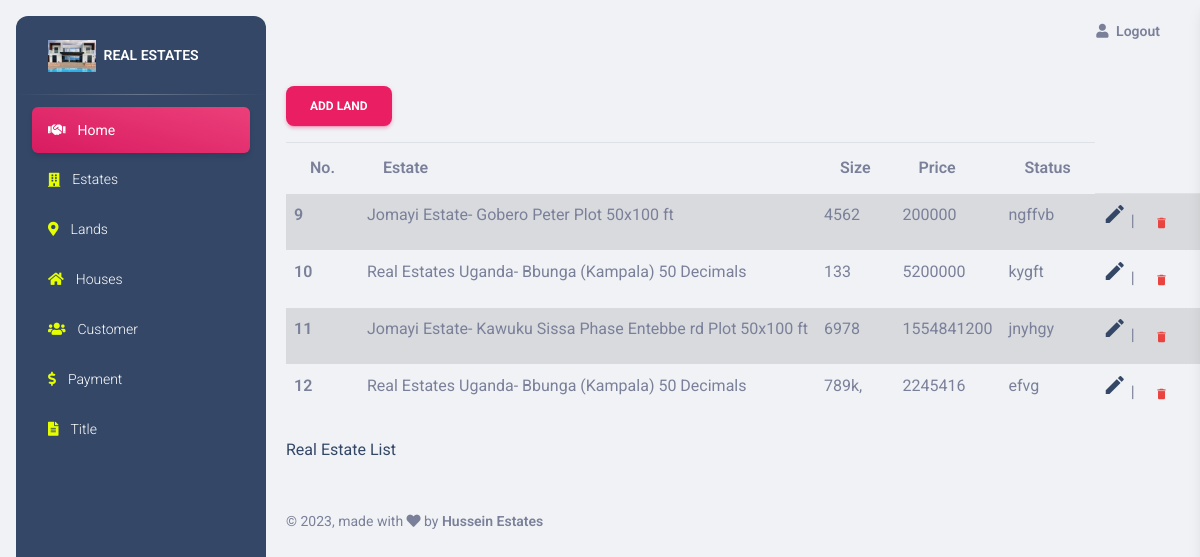
/add_land/ (signed in), run on the app's committed database.
### realestate/models.py (models this page shows, shortened)
class Land(models.Model):
    estate = models.ForeignKey(Estate, on_delete=models.CASCADE)
    size = models.CharField(max_length=20)
    price = models.IntegerField()
    statu = models.CharField(max_length=30)

class Estate(models.Model):
    name = models.CharField(max_length=20)
    location = models.CharField(max_length=30)
    description = models.CharField(max_length=30)
    def __str__(self):
        return f'''{self.name}-
        {self.location}
        {self.description}'''

### realestate/views.py (the view)
# urls.py: path('add_land/', add_land_view, name='add_land_page'),
@login_required
def add_land_view(request):
    message = ''
    if request.method == "POST":
        land_form = LandForm(request.POST)
        if land_form.is_valid():
            land_form.save()
            messages.success(request, "Land Added Successfully")
    else:
        land_form = LandForm()
    lands = Land.objects.all()
    context = {
        'form':land_form,
        'msg': message,
        'land': lands
    }
    return render(request, "add_land.html", context)

### realestate/templates/add_land.html (shortened to what this page needs)
{% extends './main.html' %}
{% load static %}
{% load crispy_forms_tags %}
{% block content %}
<link rel="stylesheet" href="https://cdnjs.cloudflare.com/ajax/libs/font-awesome/5.15.4/css/all.min.css" />
<div class="container">
    <form method="post" enctype="multipart/form-data">
        <button type="button" class="btn btn-primary"data-bs-toggle="modal" data-bs-target="#exampleModal">
            Add Land
          </button></a>
    </form>
            <table class="table table-striped">
                <thead>
                    <tr>
                        <th scope="col">No.</th>
                        <th scope="col">Estate</th>
                        <th scope="col">Size</th>
                        <th scope="col">Price</th>
                        <th scope="col">Status</th>
                    </tr>
                </thead>
                <tbody>
                    {% for land in land %}
                        <tr>
                            <th scope="row">{{land.id}}</th>
                            <td>{{land.estate}}</td>
                            <td>{{land.size}}</td>
                            <td>{{land.price}}</td>
                            <td>{{land.statu}}</td>
                            <td>
                                <a href="{% url 'edit_land_page' land.id %}"><i class="material-icons ms-auto text-dark cursor-pointer fa-bounce" data-bs-toggle="tooltip" data-bs-placement="top" title="Edit Card">edit</i></a> |
                                <a class="btn btn-link text-danger text-gradient px-3 mb-0" href="{% url 'delete_land_page' land.id %}">
                                <i onclick="return confirm('Are you sure you want to delete this Land?')"class="material-icons text-sm me-2">delete</i></a>
                            </td>
                        </tr>
                    {% endfor %}
                </tbody>
            </table>
        </div>
    </div>
            <a href="{% url 'realestate_list_page' %}">Real Estate List</a>
    {% endblock content %}

### realestate/templates/main.html (shortened to what this page needs)
<!DOCTYPE html>
<html lang="en">
{% load static %}
{% load crispy_forms_tags %}
<head>
  <link rel="stylesheet" href="https://cdnjs.cloudflare.com/ajax/libs/font-awesome/5.15.3/css/all.min.css">
  <link rel="stylesheet" href="node_modules/bootstrap/dist/css/bootstrap.min.css">
  <link rel="stylesheet" href="https://cdn.jsdelivr.net/npm/bootstrap@5.3.0/dist/css/bootstrap.min.css">
  <link href="static/assets/css/nucleo-icons.css" rel="stylesheet" />
  <link href="static/assets/css/nucleo-svg.css" rel="stylesheet" />
  <link id="pagestyle" href="{% static '/assets/css/material-dashboard.css'%}" rel="stylesheet" />
</head>
<body class="g-sidenav-show  bg-gray-200">
  <aside class="sidenav navbar navbar-vertical navbar-expand-xs border-0 border-radius-xl my-3 fixed-start ms-3 bg-dark" id="sidenav-main">
    <div class="sidenav-header">
      <a class="navbar-brand m-0" href="{%  url 'realestate_list_page' %}">
        <img src="{% static '/images/house_9.jpg' %}" class="navbar-brand-img h-100">
        <span class="ms-1 font-weight-bold text-white">REAL ESTATES</span>
      </a>
    </div>
    <hr class="horizontal light mt-0 mb-2">
    <div class="collapse navbar-collapse  w-auto " id="sidenav-collapse-main">
      <ul class="navbar-nav">
        <li class="nav-item">
          <a class="nav-link text-white active bg-gradient-primary" href="{%  url 'index_page' %}">
            <div class="text-white text-center me-2 d-flex align-items-center justify-content-center"><i class="fas fa-handshake" style="color: rgb(229, 255, 0);"></i>
            </div>
            <span class="nav-link-text ms-1">Home</span>
          </a>
        </li>
        <li class="nav-item">
          <a class="nav-link text-white " href="{% url 'add_estate_page' %}">
            <div class="text-white text-center me-2 d-flex align-items-center justify-content-center"><i class="fas fa-building" style="color: rgb(229, 255, 0);"></i>
            </div>
            <span class="nav-link-text ms-1">Estates</span>
          </a>
        </li>
        <li class="nav-item">
          <a class="nav-link text-white " href="{%  url 'add_land_page' %}">
            <div class="text-white text-center me-2 d-flex align-items-center justify-content-center"><i class="fas fa-map-marker-alt" style="color: rgb(229, 255, 0);"></i>
            </div>
            <span class="nav-link-text ms-1">Lands</span>
          </a>
        </li>
        <li class="nav-item">
          <a class="nav-link text-white " href="{% url   'add_house_page' %}">
            <div class="text-white text-center me-2 d-flex align-items-center justify-content-center"><i class="fas fa-home" style="color: rgb(229, 255, 0);"></i>
            </div>
            <span class="nav-link-text ms-1">Houses</span>
          </a>
        </li>
        <li class="nav-item">
          <a class="nav-link text-white " href="{%  url  'add_customer_page' %}">
            <div class="text-white text-center me-2 d-flex align-items-center justify-content-center"><i class="fas fa-users" style="color: rgb(229, 255, 0);"></i>
            </div>
            <span class="nav-link-text ms-1">Customer</span>
          </a>
        </li>
        <li class="nav-item">
          <a class="nav-link text-white " href="{%  url  'add_payment_page' %}">
            <div class="text-white text-center me-2 d-flex align-items-center justify-content-center"><i class="fas fa-dollar-sign" style="color: rgb(229, 255, 0);"></i>
            </div>
            <span class="nav-link-text ms-1">Payment</span>
          </a>
        </li>
        <li class="nav-item">
            <a class="nav-link text-white " href="{%  url  'add_title_page' %}">
              <div class="text-white text-center me-2 d-flex align-items-center justify-content-center"><i class="fas fa-file-alt" style="color: rgb(229, 255, 0);"></i>
              </div>
              <span class="nav-link-text ms-1">Title</span>
            </a>
          </li>
      </ul>
    </div>
  </aside>
  <main class="main-content position-relative max-height-vh-100 h-100 border-radius-lg ">
    <nav class="navbar navbar-main navbar-expand-lg px-0 mx-4 shadow-none border-radius-xl" id="navbarBlur" data-scroll="true">
      <div class="container-fluid py-1 px-3">
        <div class="collapse navbar-collapse mt-sm-0 mt-2 me-md-0 me-sm-4" id="navbar">
          <ul class="navbar-nav  justify-content-end">
            <li class="nav-item d-flex align-items-center">
              <a href="{% url 'logout' %}" class="nav-link text-body font-weight-bold px-0">
                <i class="fa fa-user me-sm-1"></i>
                <span class="d-sm-inline d-none">Logout</span>
              </a>
            </li>
          </ul>
        </div>
      </div>
    </nav>
    <div class="container-fluid py-4">
      <div class="row">
      {% block content %}{% endblock content %}
    </div>
      <footer class="footer py-4  ">
        <div class="container-fluid">
          <div class="row align-items-center justify-content-lg-between">
            <div class="col-lg-6 mb-lg-0 mb-4">
              <div class="copyright text-center text-sm text-muted text-lg-start">
                © ,
                made with <i class="fa fa-heart"></i> by
                <a class="font-weight-bold">Hussein Estates</a>
              </div>
          </div>
        </div>
      </footer>
  </main>
</body>
</html>

### data on the page
Land: id "9", estate "Jomayi Estate- Gobero Peter Plot 50x100 ft", size "4562", price "200000", statu "ngffvb"
Land: id "10", estate "Real Estates Uganda- Bbunga (Kampala) 50 Decimals", size "133", price "5200000", statu "kygft"
Land: id "11", estate "Jomayi Estate- Kawuku Sissa Phase Entebbe rd Plot 50x100 ft", size "6978", price "1554841200", statu "jnyhgy"
Land: id "12", estate "Real Estates Uganda- Bbunga (Kampala) 50 Decimals", size "789k,", price "2245416", statu "efvg"
